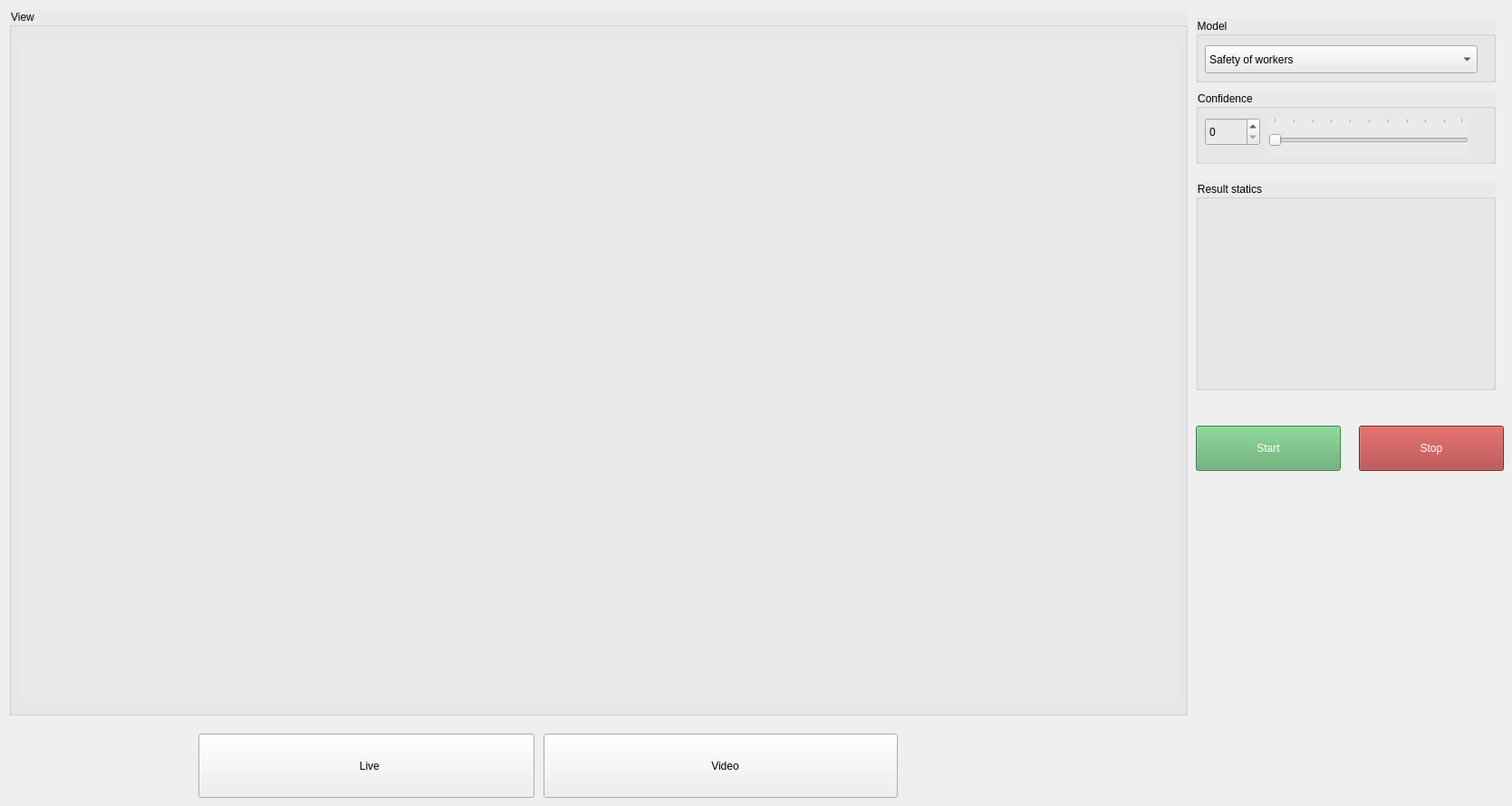
    <widget class="QWidget" name="Safety">
     <property name="sizePolicy">
      <sizepolicy hsizetype="Expanding" vsizetype="Expanding">
       <horstretch>0</horstretch>
       <verstretch>0</verstretch>
      </sizepolicy>
     </property>
     <attribute name="icon">
      <iconset>
       <normaloff>icons/safety.png</normaloff>icons/safety.png</iconset>
     </attribute>
     <attribute name="title">
      <string>Safety</string>
     </attribute>
     <widget class="QGroupBox" name="Sf_View">
      <property name="geometry">
       <rect>
        <x>10</x>
        <y>10</y>
        <width>1301</width>
        <height>780</height>
       </rect>
      </property>
      <property name="styleSheet">
       <string notr="true">background-color: rgb(234, 234, 234);</string>
      </property>
      <property name="title">
       <string>View</string>
      </property>
      <widget class="QLabel" name="Sf_label">
       <property name="geometry">
        <rect>
         <x>10</x>
         <y>40</y>
         <width>1280</width>
         <height>720</height>
        </rect>
       </property>
       <property name="text">
        <string/>
       </property>
      </widget>
     </widget>
     <widget class="QGroupBox" name="Sf_Result_statics">
      <property name="geometry">
       <rect>
        <x>1320</x>
        <y>200</y>
        <width>331</width>
        <height>231</height>
       </rect>
      </property>
      <property name="styleSheet">
       <string notr="true">background-color: rgb(234, 234, 234);</string>
      </property>
      <property name="title">
       <string>Result statics</string>
      </property>
     </widget>
     <widget class="QGroupBox" name="Sf_confidence">
      <property name="geometry">
       <rect>
        <x>1320</x>
        <y>100</y>
        <width>331</width>
        <height>81</height>
       </rect>
      </property>
      <property name="styleSheet">
       <string notr="true">background-color: rgb(234, 234, 234);</string>
      </property>
      <property name="title">
       <string>Confidence</string>
      </property>
      <widget class="QSlider" name="Sf_confSlider">
       <property name="geometry">
        <rect>
         <x>80</x>
         <y>30</y>
         <width>221</width>
         <height>41</height>
        </rect>
       </property>
       <property name="singleStep">
        <number>10</number>
       </property>
       <property name="orientation">
        <enum>Qt::Horizontal</enum>
       </property>
       <property name="invertedAppearance">
        <bool>false</bool>
       </property>
       <property name="invertedControls">
        <bool>false</bool>
       </property>
       <property name="tickPosition">
        <enum>QSlider::TicksAbove</enum>
       </property>
      </widget>
      <widget class="QSpinBox" name="Sf_confBox">
       <property name="geometry">
        <rect>
         <x>10</x>
         <y>30</y>
         <width>61</width>
         <height>31</height>
        </rect>
       </property>
       <property name="singleStep">
        <number>10</number>
       </property>
      </widget>
     </widget>
     <widget class="QPushButton" name="Sf_VideoButton">
      <property name="geometry">
       <rect>
        <x>600</x>
        <y>810</y>
        <width>391</width>
        <height>71</height>
       </rect>
      </property>
      <property name="text">
       <string>   Video</string>
      </property>
      <property name="icon">
       <iconset>
        <normaloff>icons/Vid.png</normaloff>icons/Vid.png</iconset>
      </property>
      <property name="iconSize">
       <size>
        <width>25</width>
        <height>25</height>
       </size>
      </property>
      <property name="checkable">
       <bool>false</bool>
      </property>
      <property name="autoDefault">
       <bool>false</bool>
      </property>
      <property name="default">
       <bool>false</bool>
      </property>
      <property name="flat">
       <bool>false</bool>
      </property>
     </widget>
     <widget class="QPushButton" name="Sf_StartButton">
      <property name="geometry">
       <rect>
        <x>1320</x>
        <y>470</y>
        <width>160</width>
        <height>50</height>
       </rect>
      </property>
      <property name="palette">
       <palette>
        <active>
         <colorrole role="WindowText">
          <brush brushstyle="SolidPattern">
           <color alpha="255">
            <red>255</red>
            <green>255</green>
            <blue>255</blue>
           </color>
          </brush>
         </colorrole>
         <colorrole role="Button">
          <brush brushstyle="SolidPattern">
           <color alpha="255">
            <red>92</red>
            <green>170</green>
            <blue>105</blue>
           </color>
          </brush>
         </colorrole>
         <colorrole role="Text">
          <brush brushstyle="SolidPattern">
           <color alpha="255">
            <red>255</red>
            <green>255</green>
            <blue>255</blue>
           </color>
          </brush>
         </colorrole>
         <colorrole role="ButtonText">
          <brush brushstyle="SolidPattern">
           <color alpha="255">
            <red>255</red>
            <green>255</green>
            <blue>255</blue>
           </color>
          </brush>
         </colorrole>
         <colorrole role="Base">
          <brush brushstyle="SolidPattern">
           <color alpha="255">
            <red>92</red>
            <green>170</green>
            <blue>105</blue>
           </color>
          </brush>
         </colorrole>
         <colorrole role="Window">
          <brush brushstyle="SolidPattern">
           <color alpha="255">
            <red>92</red>
            <green>170</green>
            <blue>105</blue>
           </color>
          </brush>
         </colorrole>
         <colorrole role="PlaceholderText">
          <brush brushstyle="NoBrush">
           <color alpha="128">
            <red>255</red>
            <green>255</green>
            <blue>255</blue>
           </color>
          </brush>
         </colorrole>
        </active>
        <inactive>
         <colorrole role="WindowText">
          <brush brushstyle="SolidPattern">
           <color alpha="255">
            <red>255</red>
            <green>255</green>
            <blue>255</blue>
           </color>
          </brush>
         </colorrole>
         <colorrole role="Button">
          <brush brushstyle="SolidPattern">
           <color alpha="255">
            <red>92</red>
            <green>170</green>
            <blue>105</blue>
           </color>
          </brush>
         </colorrole>
         <colorrole role="Text">
          <brush brushstyle="SolidPattern">
           <color alpha="255">
            <red>255</red>
            <green>255</green>
            <blue>255</blue>
           </color>
          </brush>
         </colorrole>
         <colorrole role="ButtonText">
          <brush brushstyle="SolidPattern">
           <color alpha="255">
            <red>255</red>
            <green>255</green>
            <blue>255</blue>
           </color>
          </brush>
         </colorrole>
         <colorrole role="Base">
          <brush brushstyle="SolidPattern">
           <color alpha="255">
            <red>92</red>
            <green>170</green>
            <blue>105</blue>
           </color>
          </brush>
         </colorrole>
         <colorrole role="Window">
          <brush brushstyle="SolidPattern">
           <color alpha="255">
            <red>92</red>
            <green>170</green>
            <blue>105</blue>
           </color>
          </brush>
         </colorrole>
         <colorrole role="PlaceholderText">
          <brush brushstyle="NoBrush">
           <color alpha="128">
            <red>255</red>
            <green>255</green>
            <blue>255</blue>
           </color>
          </brush>
         </colorrole>
        </inactive>
        <disabled>
         <colorrole role="WindowText">
          <brush brushstyle="SolidPattern">
           <color alpha="255">
            <red>255</red>
            <green>255</green>
            <blue>255</blue>
           </color>
          </brush>
         </colorrole>
         <colorrole role="Button">
          <brush brushstyle="SolidPattern">
           <color alpha="255">
            <red>92</red>
            <green>170</green>
            <blue>105</blue>
           </color>
          </brush>
         </colorrole>
         <colorrole role="Text">
          <brush brushstyle="SolidPattern">
           <color alpha="255">
            <red>255</red>
            <green>255</green>
            <blue>255</blue>
           </color>
          </brush>
         </colorrole>
         <colorrole role="ButtonText">
          <brush brushstyle="SolidPattern">
           <color alpha="255">
            <red>255</red>
            <green>255</green>
            <blue>255</blue>
           </color>
          </brush>
         </colorrole>
         <colorrole role="Base">
          <brush brushstyle="SolidPattern">
           <color alpha="255">
            <red>92</red>
            <green>170</green>
            <blue>105</blue>
           </color>
          </brush>
         </colorrole>
         <colorrole role="Window">
          <brush brushstyle="SolidPattern">
           <color alpha="255">
            <red>92</red>
            <green>170</green>
            <blue>105</blue>
           </color>
          </brush>
         </colorrole>
         <colorrole role="PlaceholderText">
          <brush brushstyle="NoBrush">
           <color alpha="128">
            <red>255</red>
            <green>255</green>
            <blue>255</blue>
           </color>
          </brush>
         </colorrole>
        </disabled>
       </palette>
      </property>
      <property name="styleSheet">
       <string notr="true">background-color: rgb(92, 170, 105);
color: rgb(255, 255, 255);</string>
      </property>
      <property name="text">
       <string>Start</string>
      </property>
      <property name="iconSize">
       <size>
        <width>25</width>
        <height>25</height>
       </size>
      </property>
      <property name="checkable">
       <bool>false</bool>
      </property>
      <property name="autoDefault">
       <bool>false</bool>
      </property>
      <property name="default">
       <bool>false</bool>
      </property>
      <property name="flat">
       <bool>false</bool>
      </property>
     </widget>
     <widget class="QPushButton" name="Sf_StopButton">
      <property name="geometry">
       <rect>
        <x>1500</x>
        <y>470</y>
        <width>160</width>
        <height>50</height>
       </rect>
      </property>
      <property name="styleSheet">
       <string notr="true">background-color: rgb(170, 55, 55);
color: rgb(255, 255, 255);</string>
      </property>
      <property name="text">
       <string>Stop</string>
      </property>
      <property name="iconSize">
       <size>
        <width>25</width>
        <height>25</height>
       </size>
      </property>
      <property name="checkable">
       <bool>false</bool>
      </property>
      <property name="autoDefault">
       <bool>false</bool>
      </property>
      <property name="default">
       <bool>false</bool>
      </property>
      <property name="flat">
       <bool>false</bool>
      </property>
     </widget>
     <widget class="QGroupBox" name="Sf_model">
      <property name="geometry">
       <rect>
        <x>1320</x>
        <y>20</y>
        <width>331</width>
        <height>71</height>
       </rect>
      </property>
      <property name="styleSheet">
       <string notr="true">background-color: rgb(234, 234, 234);</string>
      </property>
      <property name="title">
       <string>Model</string>
      </property>
      <widget class="QComboBox" name="Sf_modelBox">
       <property name="geometry">
        <rect>
         <x>10</x>
         <y>30</y>
         <width>301</width>
         <height>31</height>
        </rect>
       </property>
       <item>
        <property name="text">
         <string>Safety of workers</string>
        </property>
       </item>
       <item>
        <property name="text">
         <string>Crowd Detection</string>
        </property>
       </item>
       <item>
        <property name="text">
         <string>Fire Detection</string>
        </property>
       </item>
      </widget>
     </widget>
     <widget class="QPushButton" name="Sf_LiveButton">
      <property name="geometry">
       <rect>
        <x>219</x>
        <y>810</y>
        <width>371</width>
        <height>71</height>
       </rect>
      </property>
      <property name="text">
       <string>   Live </string>
      </property>
      <property name="icon">
       <iconset>
        <normaloff>icons/live.png</normaloff>icons/live.png</iconset>
      </property>
      <property name="iconSize">
       <size>
        <width>25</width>
        <height>25</height>
       </size>
      </property>
      <property name="checkable">
       <bool>false</bool>
      </property>
      <property name="autoDefault">
       <bool>false</bool>
      </property>
      <property name="default">
       <bool>false</bool>
      </property>
      <property name="flat">
       <bool>false</bool>
      </property>
     </widget>
    </widget>
